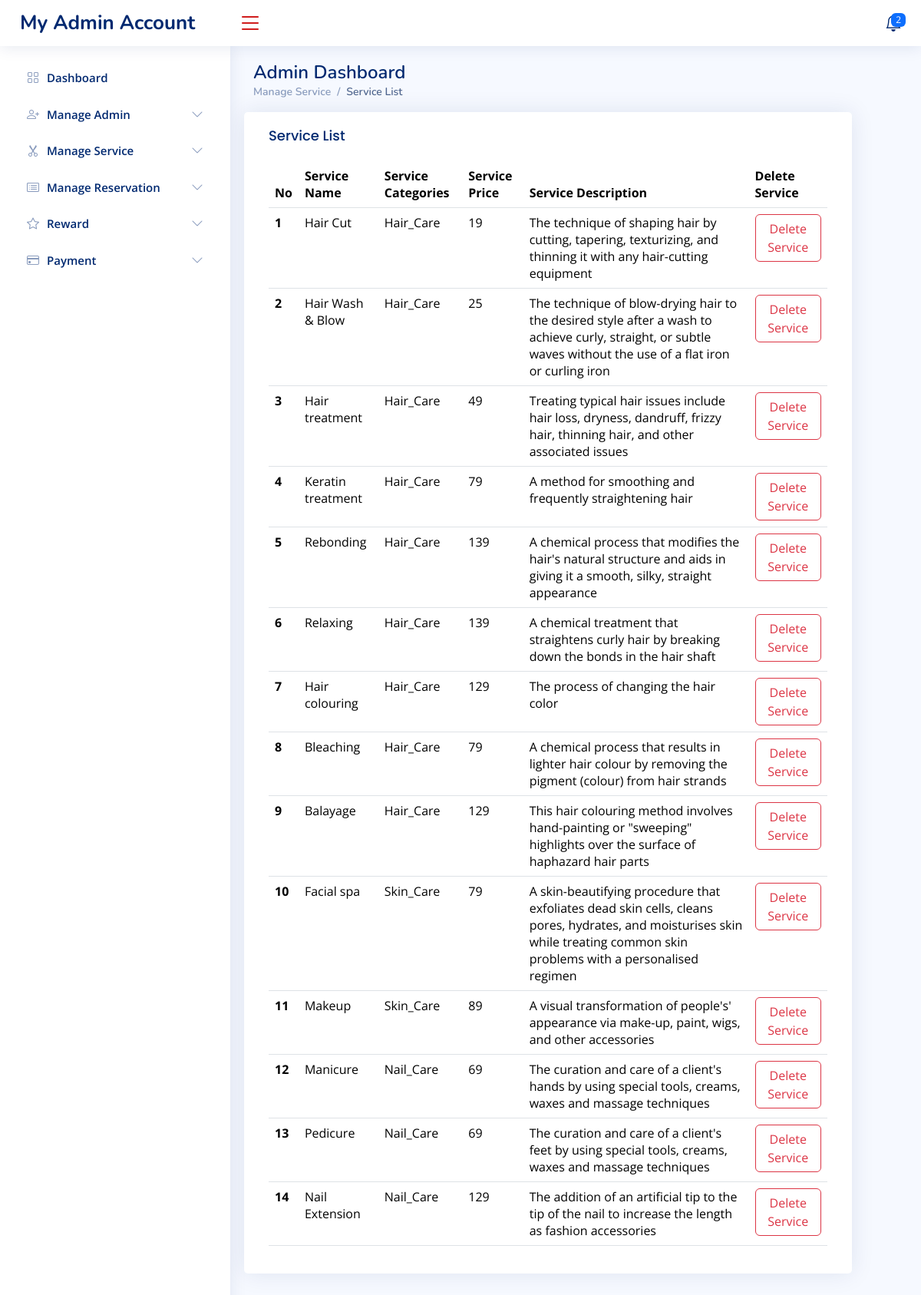
The page /User/Admin/service_list.php on the database its author committed.
### tables this page shows
CREATE TABLE `service` (
  `id` int(255) NOT NULL,
  `service_name` varchar(255) NOT NULL,
  `service_price` varchar(255) NOT NULL,
  `service_cat` varchar(255) NOT NULL,
  `service_desc` varchar(255) NOT NULL
);

### User/Admin/service_list.php (the view, shortened to what this page needs)
<?php
require_once 'pdo.php';
$conn = mysqli_connect("localhost", "root", "", "salon");
?>
<!DOCTYPE html>
<html lang="en">
<head>
  <link href="../assets/vendor/bootstrap/css/bootstrap.min.css" rel="stylesheet">
  <link href="../assets/vendor/bootstrap-icons/bootstrap-icons.css" rel="stylesheet">
  <link href="../assets/vendor/boxicons/css/boxicons.min.css" rel="stylesheet">
  <link href="../assets/vendor/quill/quill.snow.css" rel="stylesheet">
  <link href="../assets/vendor/quill/quill.bubble.css" rel="stylesheet">
  <link href="../assets/vendor/remixicon/remixicon.css" rel="stylesheet">
  <link href="../assets/vendor/simple-datatables/style.css" rel="stylesheet">
  <link href="../assets/css/style.css" rel="stylesheet">
</head>
<body>
  <header id="header" class="header fixed-top d-flex align-items-center">
    <div class="d-flex align-items-center justify-content-between">
      <a href="admin_dashboard.php" class="logo d-flex align-items-center">
        <span class="d-none d-lg-block">My Admin Account</span>
      </a>
      <i class="bi bi-list toggle-sidebar-btn"></i>
    </div>
    <nav class="header-nav ms-auto">
      <ul class="d-flex align-items-center">
        <nav class="header-nav ms-auto">
          <ul class="d-flex align-items-center">
            <li class="nav-item dropdown">
              <?php
              $sql = "SELECT COUNT(*)FROM booking WHERE booking_status='pending';";
              $result = mysqli_query($conn, $sql);
              if (mysqli_num_rows($result) > 0) {
                while ($row = mysqli_fetch_assoc($result)) {
              ?>
              <a class="nav-link nav-icon" href="#" data-bs-toggle="dropdown">
                <span class="badge bg-primary badge-number"><?php echo $row['COUNT(*)']; ?></span>
              </a>
              <?php
                }
              }
              ?>
            </li>
          </ul>
        </nav>
    </nav>
  </header>
  <aside id="sidebar" class="sidebar">
    <ul class="sidebar-nav" id="sidebar-nav">
      <li class="nav-item">
        <a class="nav-link collapsed" href="admin_dashboard.php">
          <i class="bi bi-grid"></i>
          <span>Dashboard</span>
        </a>
      </li>
      <li class="nav-item">
        <a class="nav-link collapsed" data-bs-target="#manage_admin" data-bs-toggle="collapse" href="#">
          <i class="bi bi-person-plus"></i><span>Manage Admin</span><i class="bi bi-chevron-down ms-auto"></i>
        </a>
      </li>
      <li class="nav-item">
        <a class="nav-link collapsed" data-bs-target="#manage_service" data-bs-toggle="collapse" href="#">
          <i class="bi bi-scissors"></i><span>Manage Service</span><i class="bi bi-chevron-down ms-auto"></i>
        </a>
      </li>
      <li class="nav-item">
        <a class="nav-link collapsed" data-bs-target="#manage_reservation" data-bs-toggle="collapse" href="#">
          <i class="bi bi-card-list"></i><span>Manage Reservation</span><i class="bi bi-chevron-down ms-auto"></i>
        </a>
      </li>
      <li class="nav-item">
        <a class="nav-link collapsed" data-bs-target="#manage_reward" data-bs-toggle="collapse" href="#">
          <i class="bi bi-star"></i><span>Reward</span><i class="bi bi-chevron-down ms-auto"></i>
        </a>
      </li>
      <li class="nav-item">
        <a class="nav-link collapsed" data-bs-target="#manage_payment" data-bs-toggle="collapse" href="#">
          <i class="bi bi-credit-card"></i><span>Payment</span><i class="bi bi-chevron-down ms-auto"></i>
        </a>
      </li>
    </ul>
  </aside>
  <main id="main" class="main">
    <div class="pagetitle">
      <h1>Admin Dashboard</h1>
      <nav>
        <ol class="breadcrumb">
          <li class="breadcrumb-item">Manage Service</li>
          <li class="breadcrumb-item active">Service List</li>
        </ol>
      </nav>
    </div>
    <section class="section dashboard">
      <div class="row">
        <div class="col-lg-11">
          <div class="row">
            <div class="card">
              <div class="card-body">
                <h5 class="card-title">Service List</h5>
                <table class="table table-hover">
                  <thead>
                    <tr>
                      <th scope="col">No</th>
                      <th scope="col">Service Name</th>
                      <th scope="col">Service Categories</th>
                      <th scope="col">Service Price</th>
                      <th scope="col">Service Description</th>
                      <th scope="col">Delete Service</th>
                    </tr>
                  </thead>
                  <tbody>
                    <?php
                   $sql = "SELECT * FROM service;";
                   $result = mysqli_query($conn, $sql);
                   if (mysqli_num_rows($result) > 0) {
                     while ($row = mysqli_fetch_assoc($result)) {
                   ?>
                    <tr>
                      <th scope="row"><?php echo $row['id']; ?></th>
                      <td><?php echo $row['service_name']; ?></td>
                      <td><?php echo $row['service_cat']; ?></td>
                      <td><?php echo $row['service_price']; ?></td>
                      <td><?php echo $row['service_desc']; ?></td>
                      <td>
                        <button href="" class="btn btn-outline-danger" onclick="confirmFunction(<?php echo $row['id'];?>)">Delete Service</button>
                      </td>
                    </tr>
                    <?php
                      }
                    }
                    ?>
                  </tbody>
                </table>
              </div>
            </div>
          </div>
          </div>
          </div>
    </section>
  </main>
</body>
</html>

### User/assets/css/style.css (style rules this page uses)
:root { scroll-behavior: smooth; }
body { font-family: "Open Sans", sans-serif; background: #f6f9ff; color: #444444; }
a { color: #4154f1; text-decoration: none; }
h1, h2, h3, h4, h5, h6 { font-family: "Nunito", sans-serif; }
#main { margin-top: 60px; padding: 20px 30px; transition: all 0.3s; }
.pagetitle { margin-bottom: 10px; }
.pagetitle h1 { font-size: 24px; margin-bottom: 0; font-weight: 600; color: #012970; }
.card { margin-bottom: 30px; border: none; border-radius: 5px; box-shadow: 0px 0 30px rgba(1, 41, 112, 0.1); }
.card-title { padding: 20px 0 15px 0; font-size: 18px; font-weight: 500; color: #012970; font-family: "Poppins", sans-serif; }
.card-body { padding: 0 20px 20px 20px; }
.breadcrumb { font-size: 14px; font-family: "Nunito", sans-serif; color: #899bbd; font-weight: 600; }
.breadcrumb .breadcrumb-item::before { color: #899bbd; }
.breadcrumb .active { color: #51678f; font-weight: 600; }
.logo { line-height: 1; }
@media (min-width: 1200px) { .logo { width: 280px; } }
.logo span { font-size: 26px; font-weight: 700; color: #012970; font-family: "Nunito", sans-serif; }
.header { transition: all 0.5s; z-index: 997; height: 60px; box-shadow: 0px 2px 20px rgba(1, 41, 112, 0.1); background-color: #fff; padding-left: 20px; }
.header .toggle-sidebar-btn { font-size: 32px; padding-left: 10px; cursor: pointer; color: #ce1212; }
.header-nav ul { list-style: none; }
.header-nav>ul { margin: 0; padding: 0; }
.header-nav .nav-icon { font-size: 22px; color: #012970; margin-right: 25px; position: relative; }
.header-nav .badge-number { position: absolute; inset: -2px -5px auto auto; font-weight: normal; font-size: 12px; padding: 3px 6px; }
.sidebar { position: fixed; top: 60px; left: 0; bottom: 0; width: 300px; z-index: 996; transition: all 0.3s; padding: 20px; overflow-y: auto; scrollbar-width: thin; scrollbar-color: #aab7cf transparent; box-shadow: 0px 0px 20px rgba(1, 41, 112, 0.1); background-color: #fff; }
@media (min-width: 1200px) { #main, #footer { margin-left: 300px; } }
.sidebar-nav { padding: 0; margin: 0; list-style: none; }
.sidebar-nav li { padding: 0; margin: 0; list-style: none; }
.sidebar-nav .nav-item { margin-bottom: 5px; }
.sidebar-nav .nav-link { display: flex; align-items: center; font-size: 15px; font-weight: 600; color: #4154f1; transition: 0.3; background: #f6f9ff; padding: 10px 15px; border-radius: 4px; }
.sidebar-nav .nav-link i { font-size: 16px; margin-right: 10px; color: #4154f1; }
.sidebar-nav .nav-link.collapsed { color: #012970; background: #fff; }
.sidebar-nav .nav-link.collapsed i { color: #899bbd; }
.sidebar-nav .nav-link .bi-chevron-down { margin-right: 0; transition: transform 0.2s ease-in-out; }

### rows shown on the page
service: id "1", service_name "Hair Cut", service_cat "Hair_Care", service_price "19", service_desc "The technique of shaping hair by cutting, tapering, texturizing, and thinning it with any hair-cutting equipment"
service: id "2", service_name "Hair Wash & Blow", service_cat "Hair_Care", service_price "25", service_desc "The technique of blow-drying hair to the desired style after a wash to achieve curly, straight, or subtle waves without the use of a flat iron or curling iron"
service: id "3", service_name "Hair treatment", service_cat "Hair_Care", service_price "49", service_desc "Treating typical hair issues include hair loss, dryness, dandruff, frizzy hair, thinning hair, and other associated issues"
service: id "4", service_name "Keratin treatment", service_cat "Hair_Care", service_price "79", service_desc "A method for smoothing and frequently straightening hair"
service: id "5", service_name "Rebonding", service_cat "Hair_Care", service_price "139", service_desc "A chemical process that modifies the hair's natural structure and aids in giving it a smooth, silky, straight appearance"
service: id "6", service_name "Relaxing", service_cat "Hair_Care", service_price "139", service_desc "A chemical treatment that straightens curly hair by breaking down the bonds in the hair shaft"
service: id "7", service_name "Hair colouring", service_cat "Hair_Care", service_price "129", service_desc "The process of changing the hair color"
service: id "8", service_name "Bleaching", service_cat "Hair_Care", service_price "79", service_desc "A chemical process that results in lighter hair colour by removing the pigment (colour) from hair strands"
service: id "9", service_name "Balayage", service_cat "Hair_Care", service_price "129", service_desc "This hair colouring method involves hand-painting or \"sweeping\" highlights over the surface of haphazard hair parts"
service: id "10", service_name "Facial spa", service_cat "Skin_Care", service_price "79", service_desc "A skin-beautifying procedure that exfoliates dead skin cells, cleans pores, hydrates, and moisturises skin while treating common skin problems with a personalised regimen"
service: id "11", service_name "Makeup", service_cat "Skin_Care", service_price "89", service_desc "A visual transformation of people's' appearance via make-up, paint, wigs, and other accessories"
service: id "12", service_name "Manicure", service_cat "Nail_Care", service_price "69", service_desc "The curation and care of a client's hands by using special tools, creams, waxes and massage techniques"
service: id "13", service_name "Pedicure", service_cat "Nail_Care", service_price "69", service_desc "The curation and care of a client's feet by using special tools, creams, waxes and massage techniques"
service: id "14", service_name "Nail Extension", service_cat "Nail_Care", service_price "129", service_desc "The addition of an artificial tip to the tip of the nail to increase the length as fashion accessories"

### other values the page prints
$row['COUNT(*)'] "2"
